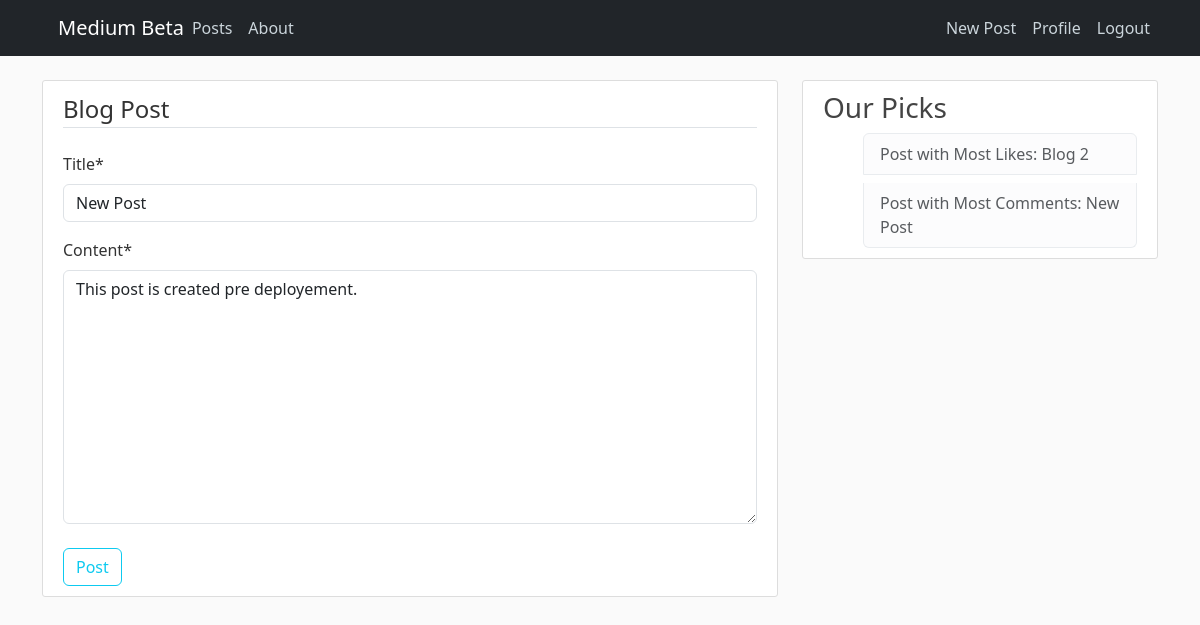
Page /post/update/10 (signed in) on the committed database.
### blog/models.py (models this page shows, shortened)
class Post(models.Model):
    title = models.CharField(max_length=100)
    content = models.TextField()
    date_posted = models.DateTimeField(default=timezone.now)
    author = models.ForeignKey(User, on_delete=models.CASCADE)
    def __str__(self):
        return self.title

### blog/views.py (the view)
# urls.py: path('post/update/<int:pk>', PostUpdateView.as_view(), name="post-update"),
class PostUpdateView(LoginRequiredMixin, UserPassesTestMixin, UpdateView):
    model = Post
    fields = ['title', 'content']
    def test_func(self):
        post = self.get_object()
        return self.request.user == post.author

### blog/context_processors.py (called while the page is built)
def sidebar(request):
    most_liked_post_id = Like.objects.all().values('post').annotate(Count('post')).order_by('-post__count')[0]['post']
    most_liked_post = Post.objects.get(id=most_liked_post_id)
    most_commented_post_id = Comment.objects.all().values('post').annotate(Count('message')).order_by('-message__count')[0]['post']
    most_commented_post = Post.objects.get(id=most_commented_post_id)
    return {
        'most_liked_post': most_liked_post,
        'most_commented_post': most_commented_post
    }

### blog/templates/blog/post_form.html (shortened to what this page needs)
{% extends 'blog/base.html' %} {% load crispy_forms_tags %} {% block content %}
<div class="content-section">
  <form method="POST">
    <fieldset class="form-group">
      <legend class="border-bottom mb-4">Blog Post</legend>
      {{ form|crispy }}
    </fieldset>
    <div class="form-group mt-2">
      <button type="submit" class="btn btn-outline-info">Post</button>
    </div>
  </form>
</div>
{% endblock content %}

### blog/templates/blog/base.html (shortened to what this page needs)
{% load static %}
<!DOCTYPE html>
<html lang="en">
  <head>
    <link
      rel="stylesheet"
      href="https://cdn.jsdelivr.net/npm/bootstrap@5.3.0-alpha1/dist/css/bootstrap.rtl.min.css"
    />
    <link
      rel="stylesheet"
      type="text/css"
      href="{% static 'blog/main.css' %}"
    />
    <link
      rel="stylesheet"
      href="https://cdnjs.cloudflare.com/ajax/libs/font-awesome/6.3.0/css/all.min.css"
    />
  </head>
  <body>
    <header class="site-header">
      <nav class="navbar navbar-expand-md navbar-dark bg-dark fixed-top">
        <div class="container">
          <a class="navbar-brand mr-5" href="{% url 'blog-home' %}"
            >Medium Beta</a
          >
          <div class="collapse navbar-collapse flex" id="navbarToggle">
            <div class="navbar-nav mr-auto">
              <a class="nav-item nav-link" href="{% url 'blog-home' %}"
                >Posts</a
              >
              <a class="nav-item nav-link" href="{% url 'blog-about' %}"
                >About</a
              >
            </div>
            <div class="navbar-nav">
              {% if user.is_authenticated %}
              <a class="nav-item nav-link" href="{% url 'post-create' %}"
                >New Post</a
              >
              <a class="nav-item nav-link" href="{% url 'users-profile' %}"
                >Profile</a
              >
              <a class="nav-item nav-link" href="{% url 'users-logout' %}"
                >Logout</a
              >
              {% endif %}
            </div>
          </div>
        </div>
      </nav>
    </header>
    <main role="main" class="container">
      <div class="row">
        <div class="col-md-8">
           {% block content %}{% endblock %}
        </div>
        <div class="col-md-4">
          <div class="content-section">
            <h3>Our Picks</h3>
            <ul class="list-group ml-0">
              <li class="list-group-item list-group-item-light mb-2">
                <a
                  href="{% url 'post-detail' most_liked_post.id %}"
                  class="text-muted"
                >
                  Post with Most Likes: {{most_liked_post}}
                </a>
              </li>
              <li class="list-group-item list-group-item-light">
                <a
                  href="{% url 'post-detail' most_commented_post.id %}"
                  class="text-muted"
                >
                  Post with Most Comments: {{most_commented_post}}
                </a>
              </li>
            </ul>
          </div>
        </div>
      </div>
    </main>
  </body>
</html>

### blog/static/blog/main.css (style rules this page uses)
a { text-decoration: none; }
body { background: #fafafa; color: #333333; margin-top: 5rem; }
h1, h2, h3, h4, h5, h6 { color: #444444; }
ul { margin: 0; }
.site-header .navbar-nav .nav-link { color: #cbd5db; }
.content-section { background: #ffffff; padding: 10px 20px; border: 1px solid #dddddd; border-radius: 3px; }
.flex { display: flex; justify-content: space-between; align-items: center; }

### rows in the picture
Post: title "New Post", content "This post is created pre deployement."
Post: title "Blog 2"
Post: title "New Post"
